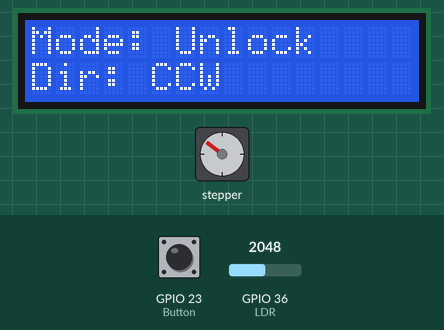
Bench run of a sketch on a simulated ESP32. Parts: 16×2 character LCD, stepper motor. The test bench sets the inputs (shaded band); at power-on: GPIO 36 (LDR) = 2048, GPIO 23 (Button) LOW (analog values on the 0–4095 scale). Stepper angles assume 2048 steps per turn; what the sketch prints to the serial monitor is not drawn.

Above: at 1.2 s.
1.3 s: GPIO 36 (LDR) set to 1275
3.5 s: GPIO 36 (LDR) set to 1158
At 3.9 s:
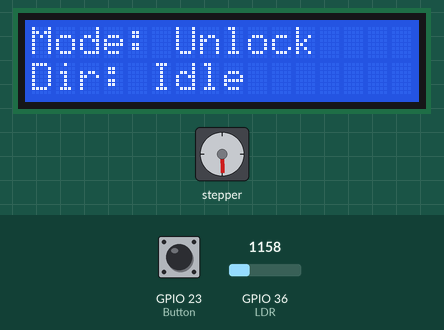
5.0 s: GPIO 36 (LDR) set to 2866
At 5.76 s:
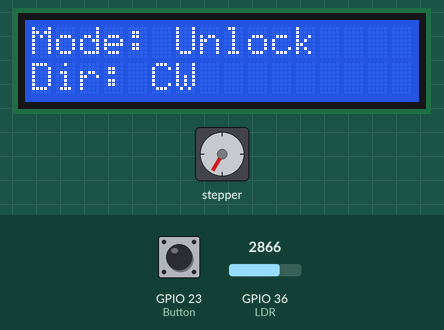
7.0 s: GPIO 23 (Button) pulled HIGH for 0.15 s
At 8.3 s:
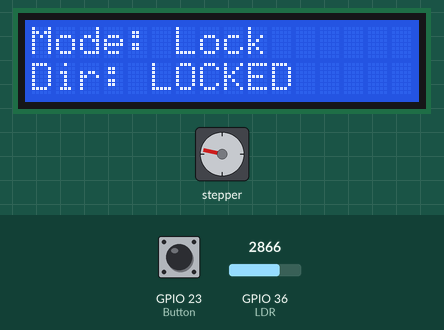
8.6 s: GPIO 23 (Button) pulled HIGH for 1 s
At 9.31 s:
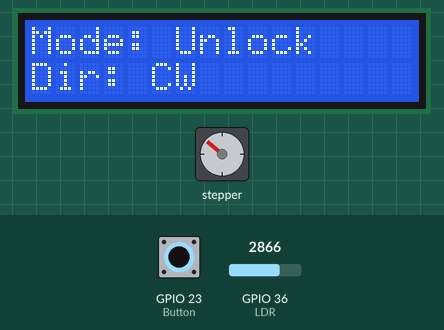
10.2 s: GPIO 23 (Button) pulled HIGH for 0.15 s
At 11.4 s:
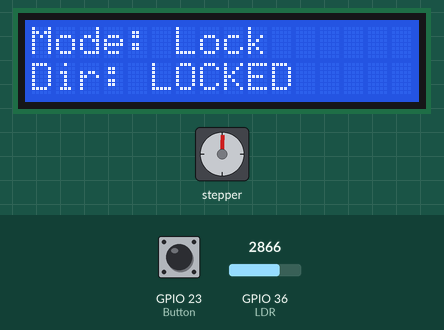
Timing chart, 0 to 13.1 s (numbered marks = the images above; inputs shaded):
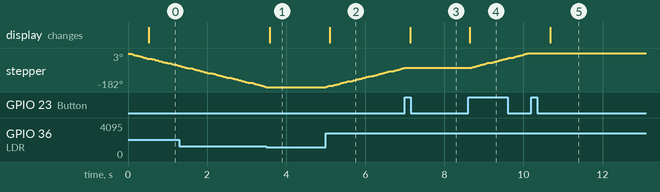

Measured:
- the behaviour switches between 1204 and 1203 on GPIO 36 (LDR) (found by bisection; images 0 and 1)
- after the input at 3.5 s, stepper: stops changing and stays -182°; the display: changes after 0.08 s (image 1)
- after the input at 5.0 s, stepper: keeps turning clockwise at about 53°/s, starting at once; the display: changes after 0.11 s (image 2)
- after the input at 7.0 s, stepper: stops changing and stays -78°; the display: changes after 0.13 s (image 3)
- after the input at 8.6 s, stepper: keeps turning clockwise at about 53°/s, starting at once; the display: changes after 0.05 s (image 4)
- after the input at 10.2 s, stepper: stops changing and stays 3°; the display: changes after 0.48 s (image 5)

The sketch:

nigga.ino
```cpp
 // #include <WiFi.h>
    // #include <MQTT.h>
    #include <Stepper.h>
    #include <Bounce2.h>
    #include <LiquidCrystal_I2C.h>
    #include <Wire.h>

    #define LDR 36
    #define Button 23
    const int stepsPerRevolution = 2048;

    LiquidCrystal_I2C lcd(0x27, 16, 2);
    Stepper myStepper(stepsPerRevolution, 18, 5, 19, 17);
    int LDR_Value = 0;
    long currentStep = 0;
    bool isLockMode = false;
    String directionMsg = "Stop";

Bounce switchMode = Bounce();

void IRAM_ATTR IO_INT_ISR(){
  isLockMode = !isLockMode;
}

    // const char ssid[] = "@JumboPlusIoT";
    // const char pass[] = "esp32group40";

    // const char mqtt_broker[]="test.mosquitto.org";
    // const char mqtt_topic[]="group/command";
    // const char mqtt_client_id[]="arduino_group_x"; // must change this string to a unique value
    // int MQTT_PORT=1883;


    // WiFiClient net;
    // MQTTClient client;

    unsigned long lastMillis = 0;

    // void connect() {
    //   Serial.print("checking wifi...");
    //   while (WiFi.status() != WL_CONNECTED) {
    //     Serial.print(".");
    //     delay(1000);
    //   }

    //   Serial.print("\nconnecting...");
    //   while (!client.connect(mqtt_client_id)) {
    //     Serial.print(".");
    //     delay(1000);
    //   }

    //   Serial.println("\nconnected!");

    //   client.subscribe(mqtt_topic);
    //   // client.unsubscribe("/hello");
    // }

    // void messageReceived(String &topic, String &payload) {
    //   Serial.println("incoming: " + topic + " - " + payload);

    //   if (payload == "reset") {
    //   isLockMode = true;
    //   myStepper.step(-currentStep);
    //   currentStep = 0;
    //   }
    //   if (payload == "changeMode") {
    //     isLockMode = !isLockMode;
    //   }

    // }

    void setup() {
      Serial.begin(9600);
      // WiFi.begin(ssid, pass);

      lcd.init();
      lcd.backlight();

      // Note: Local domain names (e.g. "Computer.local" on OSX) are not supported
      // by Arduino. You need to set the IP address directly.
      // client.begin(mqtt_broker, MQTT_PORT, net);
      // client.onMessage(messageReceived);

      analogReadResolution(10);
      myStepper.setSpeed(15);
      currentStep = 0;
      pinMode(LDR, INPUT);

      attachInterrupt(Button, IO_INT_ISR, RISING);

      switchMode.interval(25);

      // connect();
    }

    void loop() {
      // client.loop();
      delay(10);  // <- fixes some issues with WiFi stability

      // if (!client.connected()) {
      //   connect();
      // }

      if (!isLockMode) {
        LDR_Value = analogRead(LDR);
        if (LDR_Value > 300 && LDR_Value < 800) {
          int moveStep = (LDR_Value <= 550) ? -10 : 10;

          if(moveStep > 0){
            directionMsg = "CW";
          } else directionMsg = "CCW";

          myStepper.step(moveStep);
          currentStep += moveStep;


          if (currentStep >= stepsPerRevolution) currentStep -= stepsPerRevolution;
          if (currentStep < 0) currentStep += stepsPerRevolution;

        }else {
          directionMsg = "Idle";
        }
      }else {
          directionMsg = "LOCKED";
      }


      // if (millis() - lastMillis > 1000) {
      //   lastMillis = millis();
      //   int angle = (currentStep * 360) / stepsPerRevolution;
      //   client.publish("wora/LDR", String(LDR_Value));
      //   client.publish("wora/angle", String(angle));
      //   client.publish("wora/mode", isLockMode ? "Lock Position" : "Unlock Position");
      //   }
      // }

      if (millis() - lastMillis > 500) {
        lastMillis = millis();
        lcd.setCursor(0, 0);
        lcd.print("Mode: " + String(isLockMode ? "Lock  " : "Unlock"));
        lcd.setCursor(0, 1);
        lcd.print("Dir: ");
        lcd.print(directionMsg + "    "); // เติม space เพื่อล้างตัวอักษรเก่า

        Serial.println( isLockMode ? "Lock Position" : "Unlock Position");
        Serial.println("Dir: " + directionMsg);
        Serial.println("LDR_Value: " + String(LDR_Value));
        int angle = (currentStep * 360) / stepsPerRevolution;
        Serial.println("currentStep: " + String(currentStep));
        Serial.println("angle: " + String(angle));
        Serial.println("----------------------------");
      }
    }
```
